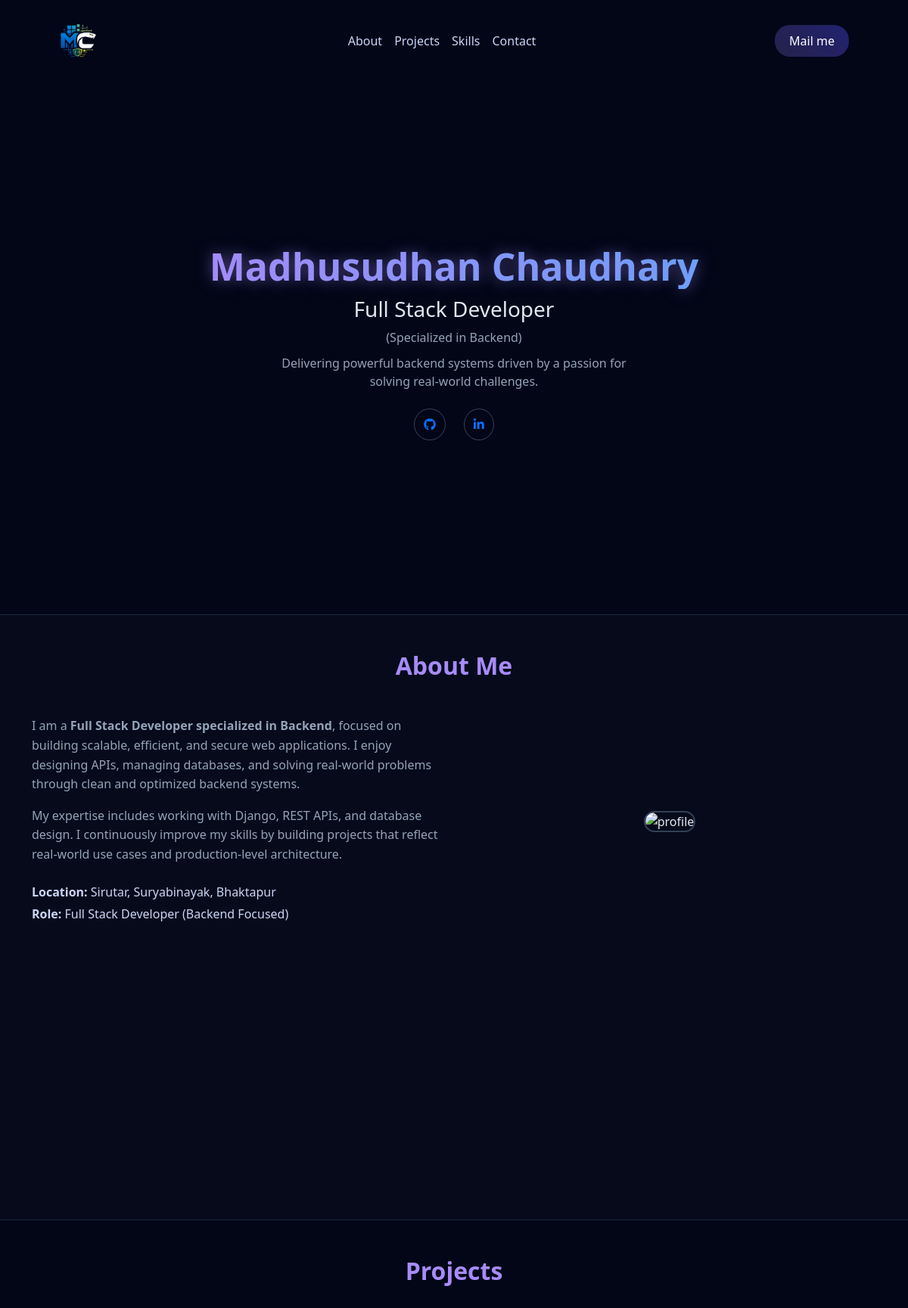
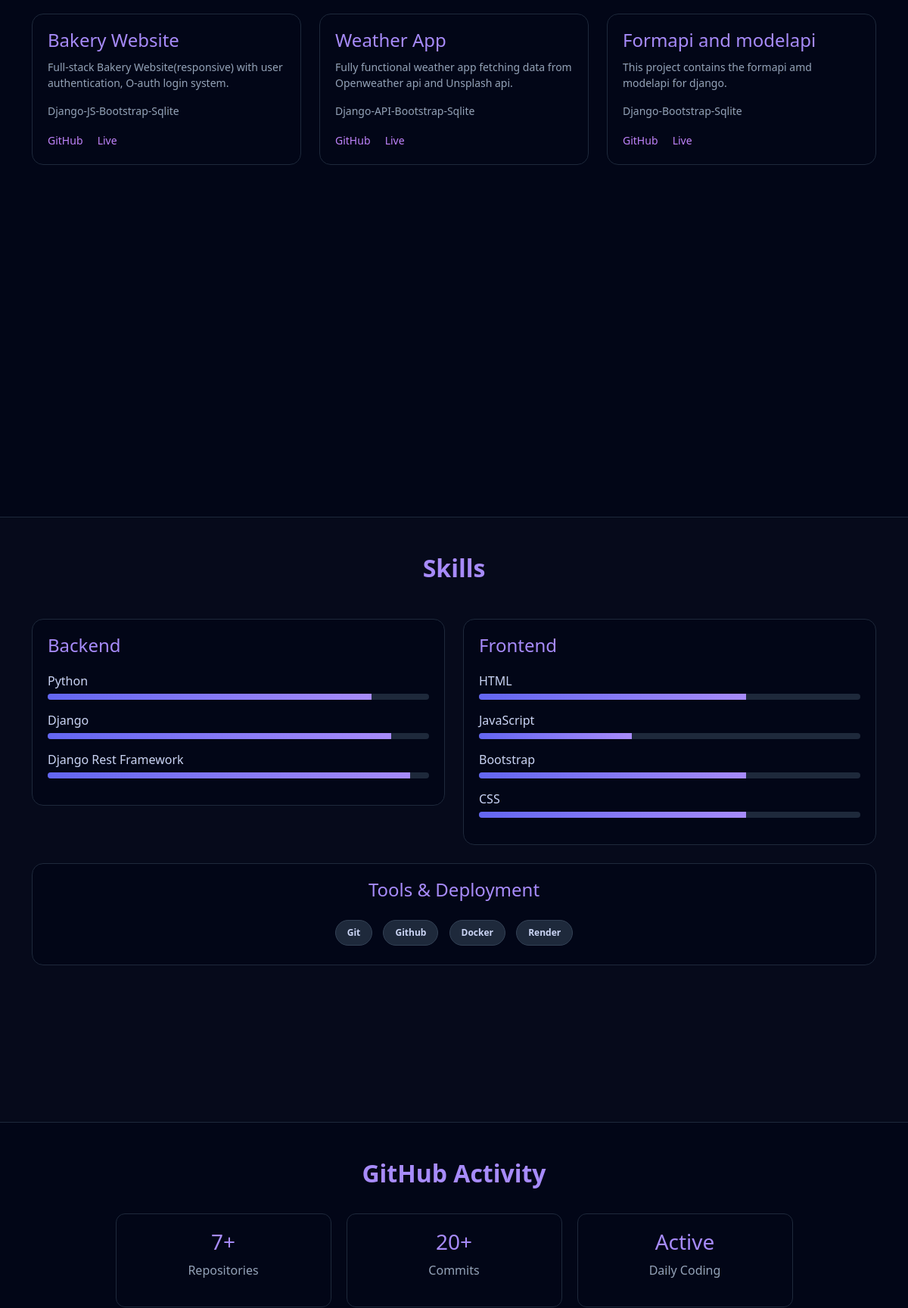
The page / (upper part) on the database its author committed (2 pictures, top to bottom).
### app/models.py (models this page shows, shortened)
class Projects(models.Model):
    title=models.CharField(max_length=200)
    desc=models.TextField()
    tech=models.CharField(max_length=200)
    github_link=models.TextField(null=True,blank=True)
    live_link=models.TextField(null=True,blank=True)

class Backend(models.Model):
    name=models.CharField(max_length=200)
    progress=models.IntegerField()

class Frontend(models.Model):
    name=models.CharField(max_length=200)
    progress=models.IntegerField()

class Tools(models.Model):
    name=models.CharField(max_length=200)

### app/views.py (the view, shortened to what this page needs)
# urls.py: path('',views.home,name='home'),
def home(request):
    project=Projects.objects.all()
    frontend=Frontend.objects.all()
    backend=Backend.objects.all()
    tools=Tools.objects.all()
    github_contribution='https://ghchart.rshah.org/sudhanchaudhary'
    context={
        'project':project,
        'frontend':frontend,
        'backend':backend,
        'tools':tools,
        'github_contrib':github_contribution
    }
    return render(request,'home.html',context)

### app/time.py (called while the page is built)
def time(request):
    return{'date':datetime.now()}

### app/templates/home.html (shortened to what this page needs)
<!DOCTYPE html>
{% load static %}
<html lang="en">
<head>
    <link href="https://cdn.jsdelivr.net/npm/bootstrap@5.3.2/dist/css/bootstrap.min.css" rel="stylesheet">
    <link href="https://cdnjs.cloudflare.com/ajax/libs/font-awesome/6.5.0/css/all.min.css" rel="stylesheet">
    <link rel="stylesheet" href="{% static 'css/home.css' %}">
</head>
<body>
    <div class="container">
        <div class="row mt-3">
            <nav class="navbar navbar-expand-lg navbar-dark bg-transparent px-5">
                <a class="navbar-brand fw-bold text-purple" href="{% url 'home' %}"><img
                        src="{% static 'images/logo.png' %}" alt="logo" height="50px" width="50px"></a>
                <div class="collapse navbar-collapse justify-content-center" id="navMenu">
                    <ul class="navbar-nav">
                        <li class="nav-item"><a class="nav-link" href="#about">About</a></li>
                        <li class="nav-item"><a class="nav-link" href="#project">Projects</a></li>
                        <li class="nav-item"><a class="nav-link" href="#skills">Skills</a></li>
                        <li class="nav-item"><a class="nav-link" href="#contact">Contact</a></li>
                    </ul>
                </div>
                <a href="mailto:sawuriya007@gmail.com"> <button class="btn hire-btn">Mail me</button></a>
            </nav>
        </div>
    </div>
    <section class="hero d-flex align-items-center text-center">
        <div class="container">
            <div class="row justify-content-center">
                <div class="col-lg-8">
                    <h1 class="name">Madhusudhan Chaudhary</h1>
                    <h2 class="role">Full Stack Developer</h2>
                    <p class="specialized">(Specialized in Backend)</p>
                    <p class="desc">
                        Delivering powerful backend systems driven by a passion
                        for solving real-world challenges.
                    </p>
                    <div class="socials mt-4">
                        <a href="https://github.com/sudhanchaudhary"><i class="fab fa-github"></i></a>
                        <a href="https://www.linkedin.com/in/madhusudhan-chaudhary-233a5b3b8/"><i
                                class="fab fa-linkedin-in"></i></a>
                    </div>
                </div>
            </div>
        </div>
    </section>
    <section class="about py-5" id="about">
        <div class="container">
            <div class="row align-items-center">
                <h2 class="section-title mb-5 text-center">About Me</h2>
                <div class="col-lg-6">
                    <p class="about-text">
                        I am a <strong>Full Stack Developer specialized in Backend</strong>,
                        focused on building scalable, efficient, and secure web applications.
                        I enjoy designing APIs, managing databases, and solving real-world problems
                        through clean and optimized backend systems.
                    </p>
                    <p class="about-text">
                        My expertise includes working with Django, REST APIs, and database design.
                        I continuously improve my skills by building projects that reflect real-world
                        use cases and production-level architecture.
                    </p>
                    <div class="about-info mt-4">
                        <p><strong>Location:</strong> Sirutar, Suryabinayak, Bhaktapur</p>
                        <p><strong>Role:</strong> Full Stack Developer (Backend Focused)</p>
                    </div>
                </div>
                <div class="col-lg-6 text-center">
                    <img src="#" alt="profile" class="about-img img-fluid">
                </div>
            </div>
        </div>
    </section>
    <section class="projects py-5" id="project">
        <div class="container">
            <h2 class="section-title text-center mb-5">Projects</h2>
            <div class="row g-4">
                {% for i in project %}
                <div class="col-md-6 col-lg-4">
                    <div class="project-card">
                        <h4>{{i.title}}</h4>
                        <p>
                            {{i.desc}}
                        </p>
                        <p class="tech">{{i.tech}}</p>
                        <div class="links">
                            <a href="{{i.github_link}}" target="_blank">GitHub</a>
                            <a href="{{i.live_link}}" target="_blank">Live</a>
                        </div>
                    </div>
                </div>
                {% endfor %}
            </div>
        </div>
    </section>
    <section class="skills py-5" id="skills">
        <div class="container">
            <h2 class="section-title text-center mb-5">Skills</h2>
            <div class="row g-4">
                <div class="col-md-6">
                    <div class="skill-card">
                        <h4>Backend</h4>
                        {% for i in backend %}
                        <div class="skill">
                            <span>{{i.name}}</span>
                            <div class="progress">
                                <div class="progress-bar" style="width: {{i.progress}}%"></div>
                            </div>
                        </div>
                        {% endfor %}
                    </div>
                </div>
                <div class="col-md-6">
                    <div class="skill-card">
                        <h4>Frontend</h4>
                        {% for i in frontend %}
                        <div class="skill">
                            <span>{{i.name}} </span>
                            <div class="progress">
                                <div class="progress-bar" style="width: {{i.progress}}%"></div>
                            </div>
                        </div>
                        {% endfor %}
                    </div>
                </div>
                <div class="col-md-12">
                    <div class="skill-card text-center">
                        <h4>Tools & Deployment</h4>
                        <div class="badges mt-3">
                            {% for i in tools %}
                            <span class="badge skill-badge">{{i.name}}</span>
                            {% endfor %}
                        </div>
                    </div>
                </div>
            </div>
        </div>
    </section>
    <section class="github py-5">
        <div class="container text-center">
            <h2 class="section-title mb-4">GitHub Activity</h2>
            <div class="row justify-content-center mb-4">
                <div class="col-md-3 stat-box">
                    <h3>7+</h3>
                    <p>Repositories</p>
                </div>
                <div class="col-md-3 stat-box">
                    <h3>20+</h3>
                    <p>Commits</p>
                </div>
                <div class="col-md-3 stat-box">
                    <h3>Active</h3>
                    <p>Daily Coding</p>
                </div>
            </div>
        </div>
    </section>
</body>
</html>

### app/static/css/home.css (style rules this page uses)
body { background: #020617; color: #e2e8f0; font-family: 'Segoe UI', sans-serif; }
body::before { content: ""; position: fixed; width: 100%; height: 100%; background: url("https://www.transparenttextures.com/patterns/stardust.png"); opacity: 0.3; z-index: -1; }
.text-purple { color: #c084fc !important; }
.nav-link { color: #cbd5f5 !important; }
.hire-btn { background: linear-gradient(45deg, #25224a, #212270); border-radius: 20px; color: white; padding: 8px 18px; }
.hero { height: 90vh; }
.name { font-size: 50px; font-weight: bold; background: linear-gradient(90deg, #a78bfa, #60a5fa); -webkit-background-clip: text; color: transparent; text-shadow: 0 0 20px rgba(167, 139, 250, 0.5); }
.role { font-size: 28px; margin-top: 10px; }
.specialized { color: #94a3b8; margin-bottom: 10px; }
.desc { color: #94a3b8; max-width: 500px; margin: auto; }
.socials i { margin: 0 10px; padding: 12px; border-radius: 50%; border: 1px solid #334155; cursor: pointer; transition: 0.3s; }
.socials a { text-decoration: none; }
.about { background: rgba(255, 255, 255, 0.02); height: 100vh; border-top: 1px solid #1e293b; }
.section-title { font-size: 32px; font-weight: bold; color: #a78bfa; }
.about-text { color: #94a3b8; line-height: 1.6; }
.about-info p { margin: 5px 0; color: #cbd5f5; }
.about-img { max-width: 300px; border-radius: 20px; border: 2px solid #334155; }
.projects { height: 100vh; border-top: 1px solid #1e293b; }
.project-card { background: #020617; padding: 20px; border-radius: 15px; border: 1px solid #1e293b; transition: 0.3s; height: 100%; }
.project-card h4 { color: #a78bfa; margin-bottom: 10px; }
.project-card p { color: #94a3b8; font-size: 14px; }
.tech { font-size: 13px; margin-top: 10px; color: #60a5fa; }
.links { margin-top: 15px; }
.links a { margin-right: 15px; text-decoration: none; color: #c084fc; font-size: 14px; }
.skills { background: rgba(255, 255, 255, 0.02); height: 100vh; border-top: 1px solid #1e293b; }
.skill-card { background: #020617; padding: 20px; border-radius: 15px; border: 1px solid #1e293b; }
.skill-card h4 { color: #a78bfa; margin-bottom: 20px; }
.skill { margin-bottom: 15px; }
.skill span { display: block; margin-bottom: 5px; color: #cbd5f5; }
.progress { height: 8px; background: #1e293b; }
.progress-bar { background: linear-gradient(90deg, #6366f1, #a78bfa); }
.skill-badge { background: #1e293b; color: #cbd5f5; margin: 5px; padding: 10px 15px; border-radius: 20px; border: 1px solid #334155; }
.github { border-top: 1px solid #1e293b; }
.stat-box { background: #020617; padding: 20px; margin: 10px; border-radius: 12px; border: 1px solid #1e293b; }
.stat-box h3 { color: #a78bfa; }
.stat-box p { color: #94a3b8; }

### rows shown on the page
Projects: title "Bakery Website", desc "Full-stack Bakery Website(responsive) with user authentication, O-auth login system.", tech "Django-JS-Bootstrap-Sqlite"
Projects: title "Weather App", desc "Fully functional weather app fetching data from Openweather api and Unsplash api.", tech "Django-API-Bootstrap-Sqlite"
Projects: title "Formapi and modelapi", desc "This project contains the formapi amd modelapi for django.", tech "Django-Bootstrap-Sqlite"
Backend: name "Python", progress 85 (drawn)
Backend: name "Django", progress 90 (drawn)
Backend: name "Django Rest Framework", progress 95 (drawn)
Frontend: name "HTML", progress 70 (drawn)
Frontend: name "JavaScript", progress 40 (drawn)
Frontend: name "Bootstrap", progress 70 (drawn)
Frontend: name "CSS", progress 70 (drawn)
Tools: name "Git"
Tools: name "Github"
Tools: name "Docker"
Tools: name "Render"
